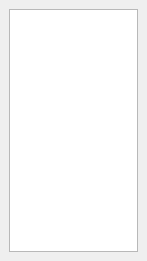
<?xml version="1.0" encoding="UTF-8"?>
<ui version="4.0">
 <class>ProjectDock</class>
 <widget class="QDockWidget" name="ProjectDock">
  <property name="geometry">
   <rect>
    <x>0</x>
    <y>0</y>
    <width>147</width>
    <height>261</height>
   </rect>
  </property>
  <property name="features">
   <set>QDockWidget::DockWidgetFloatable|QDockWidget::DockWidgetMovable</set>
  </property>
  <property name="allowedAreas">
   <set>Qt::LeftDockWidgetArea|Qt::RightDockWidgetArea</set>
  </property>
  <property name="windowTitle">
   <string>Project</string>
  </property>
  <widget class="QWidget" name="dockWidgetContents">
   <layout class="QVBoxLayout" name="verticalLayout_2">
    <item>
     <widget class="QTreeView" name="projectTree">
      <property name="allColumnsShowFocus">
       <bool>false</bool>
      </property>
      <property name="expandsOnDoubleClick">
       <bool>false</bool>
      </property>
      <attribute name="headerVisible">
       <bool>false</bool>
      </attribute>
     </widget>
    </item>
   </layout>
  </widget>
 </widget>
 <resources/>
 <connections/>
</ui>
